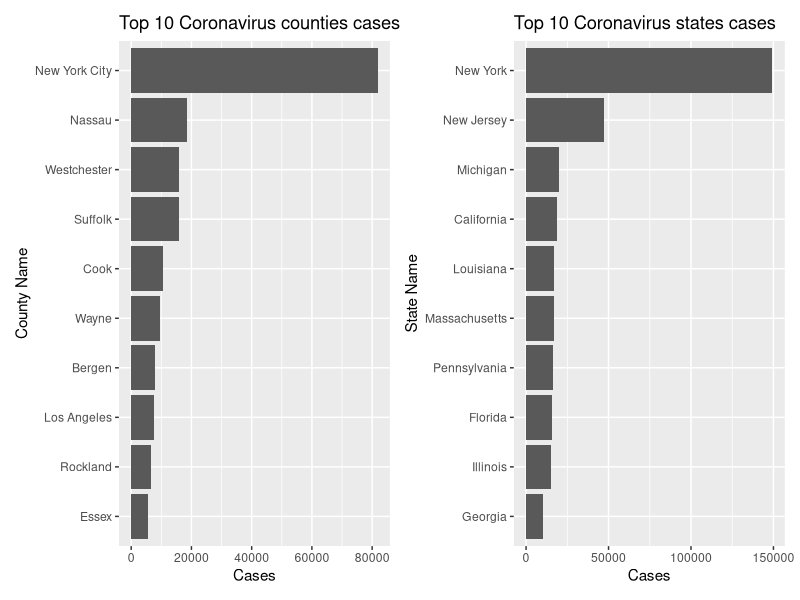
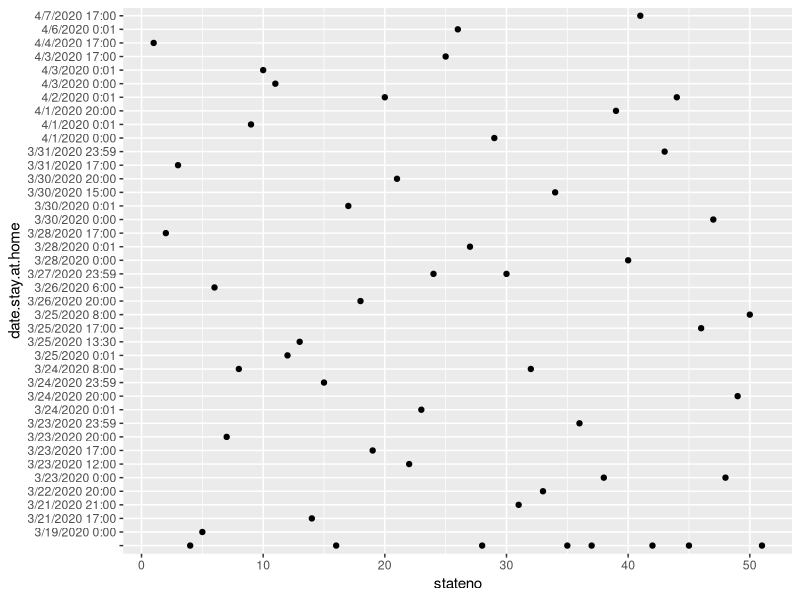

The R script that drew these images, in order:
## ---- chunk 1
knitr::opts_chunk$set(echo = TRUE)
## ---- chunk 2
library(dplyr)
library(ggplot2)
library(patchwork)
## ---- chunk 3
counties <- read.csv("datafiles/us-counties.csv")
states <- read.csv("datafiles/us-states.csv")
measures <- read.csv("datafiles/statedata.csv")
## ---- chunk 4
toptencounties <- counties %>%
  filter(date == "2020-04-08") %>%
  arrange(desc(cases))
  
toptencounties <- toptencounties[1:10,]

toptenstates <- states %>%
  filter(date == "2020-04-08") %>%
  arrange(desc(cases))

toptenstates <- toptenstates[1:10,]
## ---- chunk 5
p1 <- ggplot(data = toptencounties, mapping = aes(x = reorder(county, cases), y = cases)) +
  geom_bar(stat = "identity") + 
  labs(title = "Top 10 Coronavirus counties cases", 
       y = "Cases", x = "County Name") + 
  coord_flip()

p2 <- ggplot(data = toptenstates, mapping = aes(x = reorder(state, cases), y = cases)) +
  geom_bar(stat = "identity") + 
  labs(title = "Top 10 Coronavirus states cases", 
       y = "Cases", x = "State Name") + 
  coord_flip() 

p1 + p2
## ---- chunk 6
### Removing United States from df

measures <- measures[-c(1),]

dates <- c("4/4/2020 17:00", # Dates of stay at home orders
           "3/28/2020 17:00",
           "3/31/2020 17:00",
           "",
           "3/19/2020 0:00",
           "3/26/2020 6:00",
           "3/23/2020 20:00",
           "3/24/2020 8:00",
           "4/1/2020 0:01",
           "4/3/2020 0:01",
           "4/3/2020 0:00",
           "3/25/2020 0:01",
           "3/25/2020 13:30",
           "3/21/2020 17:00",
           "3/24/2020 23:59",
           "",
           "3/30/2020 0:01",
           "3/26/2020 20:00",
           "3/23/2020 17:00",
           "4/2/2020 0:01",
           "3/30/2020 20:00",
           "3/23/2020 12:00",
           "3/24/2020 0:01",
           "3/27/2020 23:59",
           "4/3/2020 17:00",
           "4/6/2020 0:01",
           "3/28/2020 0:01",
           "",
           "4/1/2020 0:00",
           "3/27/2020 23:59",
           "3/21/2020 21:00",
           "3/24/2020 8:00",
           "3/22/2020 20:00",
           "3/30/2020 15:00",
           "",
           "3/23/2020 23:59",
           "",
           "3/23/2020 0:00",
           "4/1/2020 20:00",
           "3/28/2020 0:00",
           "4/7/2020 17:00",
           "",
           "3/31/2020 23:59",
           "4/2/2020 0:01",
           "",
           "3/25/2020 17:00",
           "3/30/2020 0:00",
           "3/23/2020 0:00",
           "3/24/2020 20:00",
           "3/25/2020 8:00",
           ""
           )

### Adding data to measures df
measures <- measures %>%
  mutate(date.stay.at.home = dates)  %>%
  mutate(stateno = c(1:51))

## ---- chunk 7
ggplot(data = measures, aes(x = stateno, y = date.stay.at.home)) +
         geom_point()

